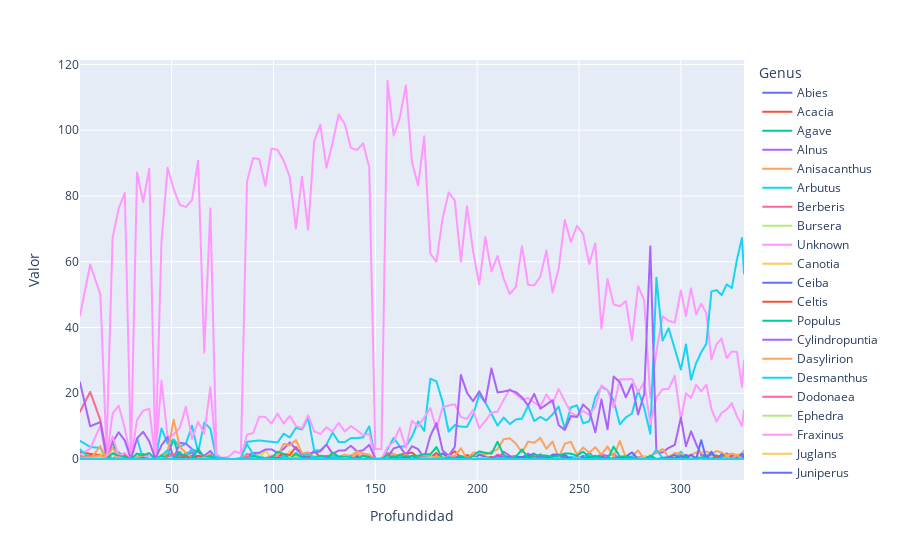

The cell this chart's notebook holds for it:
### Code cell
fig = px.line(df_elements_by_genus, x="Profundidad", y="Valor", color='Genus')
fig.show()
